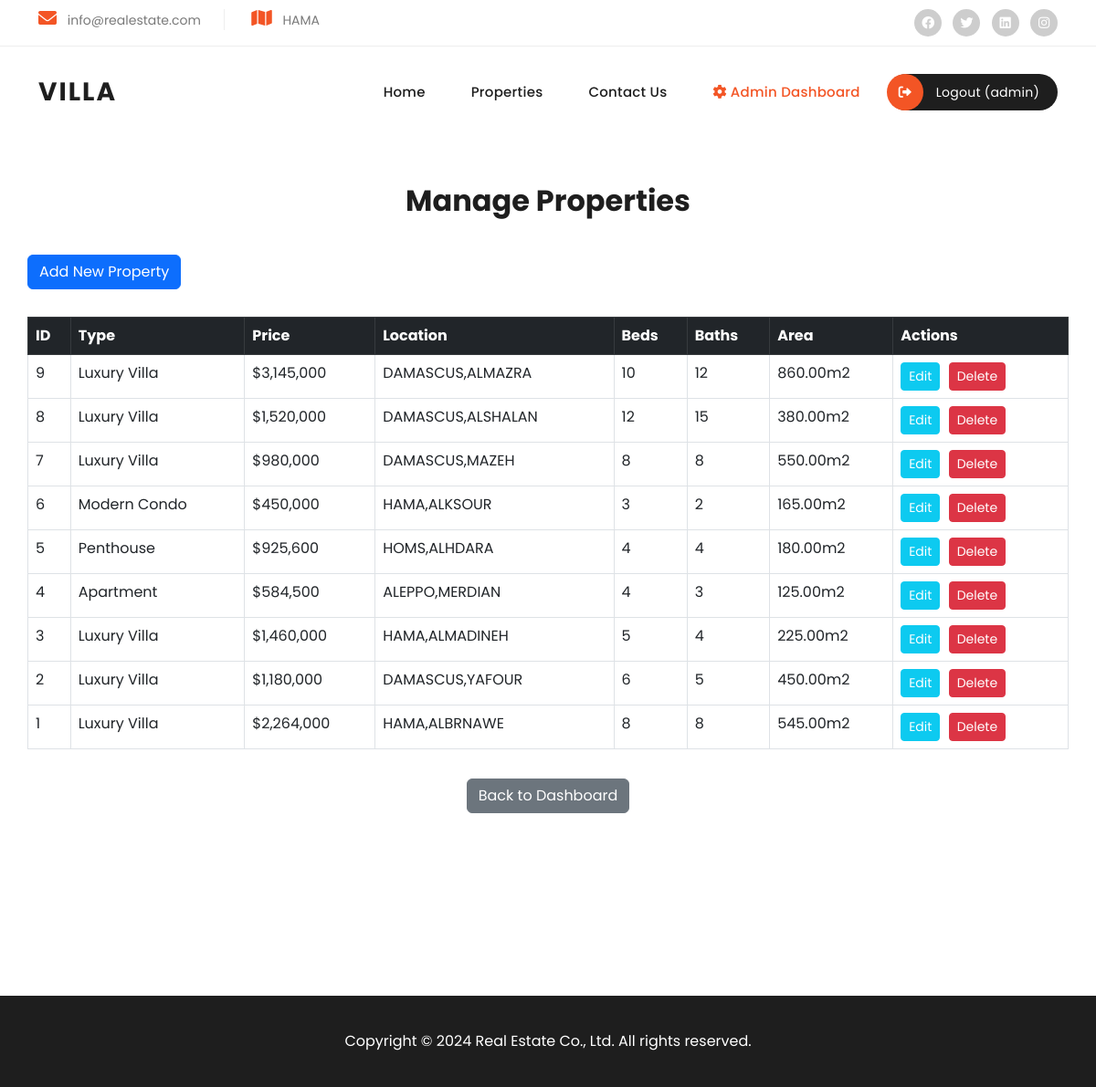
/manage_properties.php (signed in), run on the app's committed database.
### tables this page shows
CREATE TABLE IF NOT EXISTS `properties` (
    `id` INT AUTO_INCREMENT PRIMARY KEY,
    `type` VARCHAR(100) NOT NULL,
    `price` DECIMAL(15, 2) NOT NULL,
    `location` VARCHAR(255) NOT NULL,
    `bedrooms` INT NOT NULL,
    `bathrooms` INT NOT NULL,
    `area` DECIMAL(10, 2) NOT NULL,
    `floor` VARCHAR(50) NOT NULL,
    `parking` VARCHAR(100) NOT NULL,
    `description` TEXT,
    `image_url` VARCHAR(255) DEFAULT 'assets/images/default-property.jpg'
);

### functions.php (called while the page is built, shortened)
<?php
require_once 'db_connect.php';
function check_login() {
    return isset($_SESSION['user_id']);
}
function is_admin() {
    return isset($_SESSION['role']) && $_SESSION['role'] == 'admin';
}
function get_properties($search_type = '', $min_price = null, $max_price = null, $location_search = '') {
    global $conn;
    $sql = "SELECT * FROM properties WHERE 1=1";
    $sql .= " ORDER BY id DESC";
    $result = mysqli_query($conn, $sql);
    $properties = [];
    while ($row = mysqli_fetch_assoc($result)) {
        $properties[] = $row;
    }
    return $properties;
}
?>

### manage_properties.php (the view, shortened to what this page needs)
<?php
require_once 'functions.php';
$properties = get_properties();
?>
<!DOCTYPE html>
<html lang="en">
<head>
    <link href="vendor/bootstrap/css/bootstrap.min.css" rel="stylesheet">
    <link rel="stylesheet" href="assets/css/fontawesome.css">
    <link rel="stylesheet" href="assets/css/templatemo-villa-agency.css">
    <link rel="stylesheet" href="assets/css/owl.css">
    <link rel="stylesheet" href="assets/css/animate.css">
    <link rel="stylesheet"href="https://unpkg.com/swiper@7/swiper-bundle.min.css"/>
</head>
<body>
    <div class="sub-header">
      <div class="container">
        <div class="row">
          <div class="col-lg-8 col-md-8">
            <ul class="info">
              <li><i class="fa fa-envelope"></i> info@realestate.com</li>
              <li><i class="fa fa-map"></i> HAMA</li>
            </ul>
          </div>
          <div class="col-lg-4 col-md-4">
            <ul class="social-links">
              <li><a href="#"><i class="fab fa-facebook"></i></a></li>
              <li><a href="https://x.com/minthu" target="_blank"><i class="fab fa-twitter"></i></a></li>
              <li><a href="#"><i class="fab fa-linkedin"></i></a></li>
              <li><a href="#"><i class="fab fa-instagram"></i></a></li>
            </ul>
          </div>
        </div>
      </div>
    </div>
    <header class="header-area header-sticky">
      <div class="container">
          <div class="row">
              <div class="col-12">
                  <nav class="main-nav">
                      <a href="index.php" class="logo">
                          <h1>Villa</h1>
                      </a>
                      <ul class="nav">
                        <li><a href="index.php">Home</a></li>
                        <li><a href="properties.php">Properties</a></li>
                        <li><a href="contact.php">Contact Us</a></li>
                        <?php if (!check_login()): ?>
                          <li><a href="login.php"><i class="fa fa-user"></i> Login / Register</a></li>
                        <?php else: ?>
                          <?php if (is_admin()): ?>
                              <li><a href="admin_dashboard.php" class="active"><i class="fa fa-cog"></i> Admin Dashboard</a></li>
                          <?php else: ?>
                              <li><a href="my_orders.php"><i class="fa fa-list"></i> My Orders</a></li>
                          <?php endif; ?>
                          <li><a href="logout.php"><i class="fa fa-sign-out-alt"></i> Logout (<?php echo $_SESSION['username']; ?>)</a></li>
                        <?php endif; ?>
                    </ul>
                  </nav>
              </div>
          </div>
      </div>
    </header>
    <div class="container manage-container">
        <h2>Manage Properties</h2>
        <div class="text-right mb-4">
            <a href="add_property.php" class="btn btn-primary">Add New Property</a>
        </div>
        <?php if (!empty($properties)): ?>
        <div class="table-responsive">
            <table class="table table-bordered table-hover">
                <thead class="table-dark">
                    <tr>
                        <th>ID</th>
                        <th>Type</th>
                        <th>Price</th>
                        <th>Location</th>
                        <th>Beds</th>
                        <th>Baths</th>
                        <th>Area</th>
                        <th>Actions</th>
                    </tr>
                </thead>
                <tbody>
                    <?php foreach ($properties as $property): ?>
                    <tr>
                        <td><?php echo $property['id']; ?></td>
                        <td><?php echo $property['type']; ?></td>
                        <td>$<?php echo number_format($property['price'], 0, '.', ','); ?></td>
                        <td><?php echo $property['location']; ?></td>
                        <td><?php echo $property['bedrooms']; ?></td>
                        <td><?php echo $property['bathrooms']; ?></td>
                        <td><?php echo $property['area']; ?>m2</td>
                        <td class="action-buttons">
                            <a href="edit_property.php?id=<?php echo $property['id']; ?>" class="btn btn-sm btn-info text-white">Edit</a>
                            <a href="delete_property.php?id=<?php echo $property['id']; ?>" class="btn btn-sm btn-danger text-white" onclick="return confirm('Are you sure you want to delete this property?');">Delete</a>
                        </td>
                    </tr>
                    <?php endforeach; ?>
                </tbody>
            </table>
        </div>
        <?php else: ?>
            <div class="alert alert-info">No properties found.</div>
        <?php endif; ?>
        <div class="text-center mt-3">
            <a href="admin_dashboard.php" class="btn btn-secondary">Back to Dashboard</a>
        </div>
    </div>
    <footer>
      <div class="container">
        <div class="col-lg-12">
          <p>Copyright © 2024 Real Estate Co., Ltd. All rights reserved.
          </p>
        </div>
      </div>
    </footer>
</body>
</html>

### assets/css/templatemo-villa-agency.css (style rules this page uses)
html, body, div, span, applet, object, iframe, h1, h2, h3, h4, h5, h6, p, blockquote, div pre, a, abbr, acronym, address, big, cite, code, del, dfn, em, font, img, ins, kbd, q, s, samp, small, strike, strong, sub, sup, tt, var, b, u, i, center, dl, dt, dd, ol, ul, li, figure, header, nav, section, article, aside, footer, figcaption { margin: 0; padding: 0; border: 0; outline: 0; }
ul, li { padding: 0; margin: 0; list-style: none; }
header, nav, section, article, aside, footer, hgroup { display: block; }
* { box-sizing: border-box; }
html, body { font-family: 'Poppins', sans-serif; -ms-text-size-adjust: 100%; -webkit-font-smoothing: antialiased; -moz-osx-font-smoothing: grayscale; }
a { text-decoration: none !important; }
h1, h2, h3, h4, h5, h6 { color: #1e1e1e; margin-top: 0px; margin-bottom: 0px; font-weight: 700; }
ul { margin-bottom: 0px; }
p { font-size: 14px; line-height: 28px; color: #4a4a4a; }
html, body { font-family: 'Poppins', sans-serif; }
.sub-header { background-color: #fff; padding: 10px 0px; border-bottom: 1px solid #eee; }
.sub-header ul li { display: inline-block; }
.sub-header ul.social-links { text-align: right; }
.sub-header ul.social-links li { margin-left: 8px; }
.sub-header ul.social-links li a { display: inline-block; width: 30px; height: 30px; background-color: #cdcdcd; border-radius: 50%; text-align: center; line-height: 30px; color: #fff; font-size: 14px; transition: all .3s; }
.sub-header ul.info li { font-size: 14px; color: #7a7a7a; border-right: 1px solid #eee; margin-right: 25px; padding-right: 25px; }
.sub-header ul.info li:last-child { margin-right: 0px; padding-right: 0px; border-right: none; }
.sub-header ul.info li i { font-size: 20px; color: #f35525; margin-right: 8px; }
.header-area { position: relative; background-color: #fff; height: 100px; z-index: 100; -webkit-transition: all .5s ease 0s; -moz-transition: all .5s ease 0s; -o-transition: all .5s ease 0s; transition: all .5s ease 0s; }
.header-area .main-nav { background: transparent; display: flex; }
.header-area .main-nav .logo { -webkit-transition: all 0.3s ease 0s; -moz-transition: all 0.3s ease 0s; -o-transition: all 0.3s ease 0s; transition: all 0.3s ease 0s; display: inline-block; }
.header-area .main-nav .logo h1 { line-height: 100px; font-size: 28px; text-transform: uppercase; color: #1e1e1e; font-weight: 700; letter-spacing: 2px; }
.header-area .main-nav ul.nav { flex-basis: 100%; margin-top: 30px; justify-content: right; -webkit-transition: all 0.3s ease 0s; -moz-transition: all 0.3s ease 0s; -o-transition: all 0.3s ease 0s; transition: all 0.3s ease 0s; position: relative; z-index: 999; }
.header-area .main-nav .nav li:last-child { padding-right: 0px; }
.header-area .main-nav .nav li { padding-left: 10px; padding-right: 10px; height: 100px; line-height: 100px; }
.header-area .main-nav .nav li a { display: block; padding-left: 20px; padding-right: 20px; font-weight: 500; font-size: 15px; height: 40px; line-height: 40px; text-transform: capitalize; color: #1e1e1e; -webkit-transition: all 0.4s ease 0s; -moz-transition: all 0.4s ease 0s; -o-transition: all 0.4s ease 0s; transition: all 0.4s ease 0s; border: transparent; letter-spacing: .25px; }
.header-area .main-nav .nav li:last-child a { background-color: #1e1e1e; color: #fff; font-size: 14px; font-weight: 400; text-transform: none; border-radius: 20px; padding-left: 0px; }
.header-area .main-nav .nav li:last-child a i { background-color: #f35525; display: inline-block; width: 40px; height: 40px; text-align: center; line-height: 40px; margin-right: 10px; border-radius: 50%; margin-left: -1px; }
.header-area .main-nav .nav li a.active { color: #f35525; }
@media (max-width: 1200px) { .header-area .main-nav .nav li { padding-left: 5px; padding-right: 5px; } }
footer { margin-top: 150px; background-color: #1e1e1e; min-height: 100px; }
footer p { text-align: center; line-height: 100px; color: #fff; font-size: 16px; font-weight: 400; }
body { overflow-x: hidden; }

### manage_properties.php (style rules this page uses)
.manage-container { padding: 50px 0; min-height: 70vh; }
.manage-container h2 { text-align: center; margin-bottom: 40px; color: #1e1e1e; }
.table-responsive { margin-top: 30px; }
.action-buttons a { margin-right: 5px; color: #f35525; }

### data on the page
properties: id "9", type "Luxury Villa", price "3,145,000", location "DAMASCUS,ALMAZRA", bedrooms "10", bathrooms "12", area "860.00"
properties: id "8", type "Luxury Villa", price "1,520,000", location "DAMASCUS,ALSHALAN", bedrooms "12", bathrooms "15", area "380.00"
properties: id "7", type "Luxury Villa", price "980,000", location "DAMASCUS,MAZEH", bedrooms "8", bathrooms "8", area "550.00"
properties: id "6", type "Modern Condo", price "450,000", location "HAMA,ALKSOUR", bedrooms "3", bathrooms "2", area "165.00"
properties: id "5", type "Penthouse", price "925,600", location "HOMS,ALHDARA", bedrooms "4", bathrooms "4", area "180.00"
properties: id "4", type "Apartment", price "584,500", location "ALEPPO,MERDIAN", bedrooms "4", bathrooms "3", area "125.00"
properties: id "3", type "Luxury Villa", price "1,460,000", location "HAMA,ALMADINEH", bedrooms "5", bathrooms "4", area "225.00"
properties: id "2", type "Luxury Villa", price "1,180,000", location "DAMASCUS,YAFOUR", bedrooms "6", bathrooms "5", area "450.00"
properties: id "1", type "Luxury Villa", price "2,264,000", location "HAMA,ALBRNAWE", bedrooms "8", bathrooms "8", area "545.00"

### other printed values
$_SESSION['username'] "admin"
